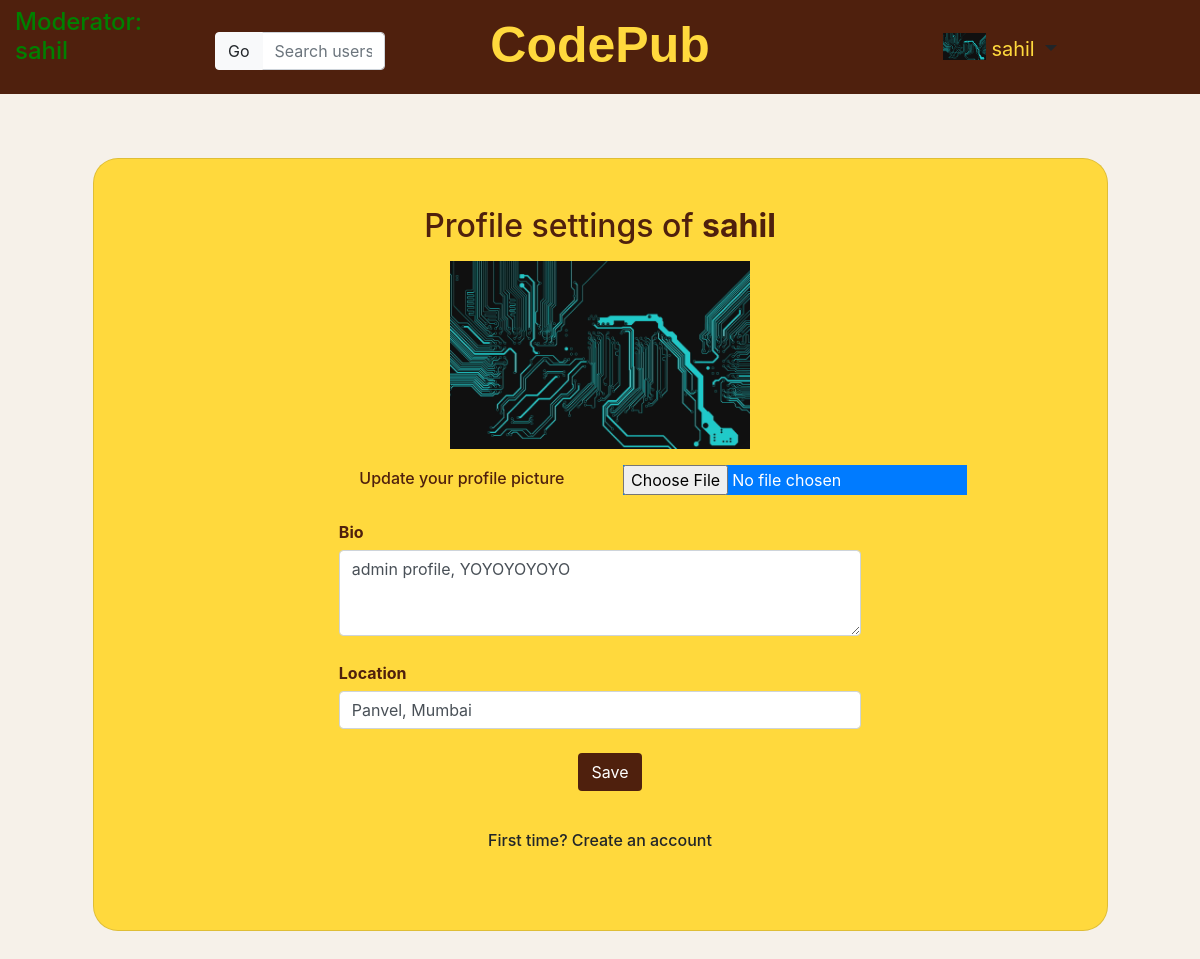
The app's page /profile (signed in) with its own data.
### home/models.py (models this page shows, shortened)
class Profile(models.Model):
    user = models.ForeignKey(User,on_delete=models.CASCADE)
    citizenID = models.IntegerField()
    email = models.EmailField(max_length=100)
    bio = models.TextField(max_length=1000, blank=True)
    profileimg = models.ImageField(upload_to='profile_images',default='Default-avatar.jpg')
    location = models.CharField(max_length=100,blank=True)
    moderator = models.IntegerField(default=0)
    @property
    def is_moderator(self):
        return self.moderator == 1

### codepub/views.py (the view, shortened to what this page needs)
# urls.py: path('profile',views.profile,name='profile'),
@login_required(login_url='login')
def profile(request):
    user_profile = Profile.objects.get(user=request.user)
    context = {'user_profile':user_profile}
    return render (request,'codepub/profile.html',context)

### home/context_processors.py (called while the page is built)
def profile_details(request):
    if request.user.is_authenticated:
        try:
            user_profile = Profile.objects.get(user=request.user)
            return {'user_profile':user_profile}
        except:
            pass
    return {}

### templates/codepub/profile.html (shortened to what this page needs)
{% extends 'codepubbase.html' %}
{% load static %}
{% block content %}
<section class="vh-100" style="background-color: #F6F1E9;">
    <div class="container h-20">
      <div class="row d-flex justify-content-center align-items-center h-100 pt-5 pb-5">
        <div class="col-lg-12 col-xl-11">
          <div class="card text-black" style="border-radius: 25px; background-color: #FFD93D;">
            <div class="card-body p-md-5">
              <div class="row justify-content-center">
                <div class="col-md-7">
                  <p class="text-center h2 fw-bold mb-3 " style="color: #4F200D;">Profile settings of <b>{{user.username}}</b></p>
                  <form class="" action="" method="post" enctype="multipart/form-data">
                    <div class="row">
                        <div class="col text-center mb-3">
                            <img width="300"  src="{{user_profile.profileimg.url}}" alt="profile-image" class="image-fluid">
                        </div>
                    </div>
                    <div class="row justify-content-center">
                        <div class="col-md-6 text-center mb-3">
                            <p class="h6 mt-1" style="color: #4F200D;">Update your profile picture</p>
                        </div>
                        <div class="col-md-6 text-center mb-3">
                            <input class="mb-2 mx-2 btn-primary" type="file" name="image">
                        </div>
                    </div>
                    <div class="d-flex flex-row align-items-center mb-3">
                      <div class="form-outline flex-fill mb-2">
                        <label class="form-label pt-1 font-weight-bold h6" for="form3Example1c" style="color: #4F200D;">Bio</label>
                        <textarea class="form-control" name="input_bio" rows="3" placeholder="I am a...">{{user_profile.bio}}</textarea>
                      </div>
                    </div>
                    <div class="d-flex flex-row align-items-center mb-3">
                        <div class="form-outline flex-fill mb-2">
                          <label class="form-label pt-1 font-weight-bold h6" for="form3Example1c" style="color: #4F200D;">Location</label>
                          <input type="text" id="form3Example4c" class="form-control" value="{{user_profile.location}}" placeholder="" name="location"/>
                        </div>
                    </div>
                    <div class="form-check d-flex justify-content-center mb-3">
                      <div class="d-flex justify-content-center mx-4 mb-3 mb-lg-4">
                        <button type="submit" class="btn" style="background-color: #4F200D; color: white;">Save</button>
                      </div>
                    </div>
                  </form>
                  <div class="d-flex justify-content-center mx-4 mb-3 mb-lg-4">
                    <h6>First time? <a href="{% url 'signup' %}">Create an account</a> </h6>
                  </div>
                </div>
              </div>
            </div>
          </div>
        </div>
      </div>
    </div>
</section>
{% endblock content %}

### templates/codepubbase.html (shortened to what this page needs)
<!doctype html>
{% load static %}
<html lang="en">
<head>
  <link rel="stylesheet" href="https://cdn.jsdelivr.net/npm/bootstrap@4.3.1/dist/css/bootstrap.min.css"
>
  <link rel="stylesheet" href="{% static 'css/cp.css' %}">
</head>
<body>
  <div class="container-fluid" style="width: 100%;">
    <div class="row pt-2 pb-2" style="background-color: #4F200D;">
      <div class="col-md-2">
        {% if user_profile.is_moderator %}
          <h4 style="color: green;"> Moderator: {{user_profile.user}} </h4>
        {% endif %}
      </div>
      <div class="col-md-2 mt-4">
        <form action="{% url 'search' %}" method="post">
          <div class="input-group mb-3">
            <div class="input-group-prepend">
              <button class="btn btn-light" type="submit">
                Go
              </button>
            </div>
            <input type="text" class="form-control" name="search-input" placeholder="Search users" aria-label=""
              aria-describedby="basic-addon1">
          </div>
        </form>
      </div>
      <div class="col-md-4 text-center">
        <a href="{% url 'codepubHome' %}" style="text-decoration: none"><strong class="cp-title">CodePub</strong></a>
      </div>
      <div class="col-md-4 text-center">
        {% if user.is_authenticated %}
        <div class="btn-group btn-group-lg mt-3">
          <a href="{% url 'profile' %}" type="button" class="btn dropdown-toggle btn-lg" data-toggle="dropdown"
            aria-haspopup="true" aria-expanded="false" style="color: white;">
            <img src="{{user_profile.profileimg.url}}" class="profile-img pb-2" alt="profile-pic">
            <span style="color: #FFD93D; text-transform: none;">{{user_profile.user}}</span>
          </a>
        </div>
        {% endif %}
      </div>
    </div>
  </div>
  {% block content %}
  {% endblock content %}
</body>
</html>

### static/css/cp.css (style rules this page uses)
html, body { width: 100%; }
body { background-color: #F6F1E9; }
a { text-decoration: none !important; color: inherit !important; }
.cp-title { color: #FFD93D; font-family: Impact, Haettenschweiler, 'Arial Narrow Bold', sans-serif; font-size: 50px; }
.profile-img { height: 35px; align-items: center; }

### records on screen
Profile: user "sahil", profileimg (picture), input_bio "admin profile, YOYOYOYOYO", location "Panvel, Mumbai"

### other values on screen
{{ user.username }} "sahil"
